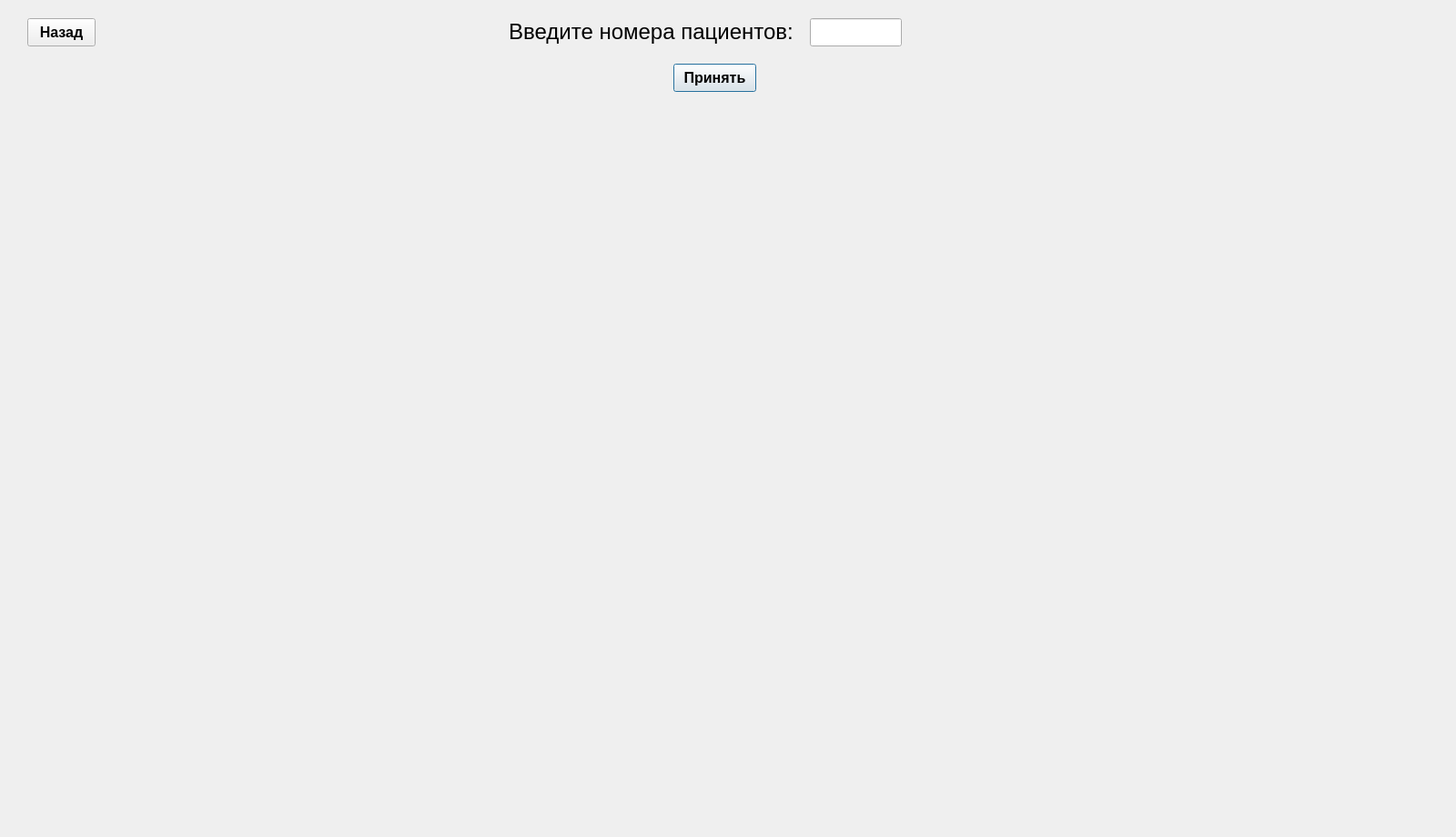
<?xml version="1.0" encoding="UTF-8"?>
<ui version="4.0">
 <class>Dialog</class>
 <widget class="QDialog" name="Dialog">
  <property name="geometry">
   <rect>
    <x>0</x>
    <y>0</y>
    <width>1600</width>
    <height>920</height>
   </rect>
  </property>
  <property name="windowTitle">
   <string>Dialog</string>
  </property>
  <widget class="QLabel" name="label_3">
   <property name="enabled">
    <bool>true</bool>
   </property>
   <property name="geometry">
    <rect>
     <x>550</x>
     <y>20</y>
     <width>331</width>
     <height>31</height>
    </rect>
   </property>
   <property name="font">
    <font>
     <family>Arial</family>
     <pointsize>18</pointsize>
    </font>
   </property>
   <property name="mouseTracking">
    <bool>true</bool>
   </property>
   <property name="tabletTracking">
    <bool>false</bool>
   </property>
   <property name="acceptDrops">
    <bool>false</bool>
   </property>
   <property name="autoFillBackground">
    <bool>false</bool>
   </property>
   <property name="text">
    <string>&lt;html&gt;&lt;head/&gt;&lt;body&gt;&lt;p align=&quot;center&quot;&gt;Введите номера пациентов:&lt;/p&gt;&lt;/body&gt;&lt;/html&gt;</string>
   </property>
   <property name="scaledContents">
    <bool>false</bool>
   </property>
  </widget>
  <widget class="QWidget" name="RatioWidget" native="true">
   <property name="geometry">
    <rect>
     <x>20</x>
     <y>149</y>
     <width>771</width>
     <height>721</height>
    </rect>
   </property>
  </widget>
  <widget class="QPushButton" name="AcceptButton">
   <property name="geometry">
    <rect>
     <x>740</x>
     <y>70</y>
     <width>91</width>
     <height>31</height>
    </rect>
   </property>
   <property name="font">
    <font>
     <family>Arial</family>
     <pointsize>12</pointsize>
     <weight>75</weight>
     <bold>true</bold>
    </font>
   </property>
   <property name="text">
    <string>Принять</string>
   </property>
  </widget>
  <widget class="QWidget" name="WaveWidget" native="true">
   <property name="geometry">
    <rect>
     <x>799</x>
     <y>149</y>
     <width>781</width>
     <height>721</height>
    </rect>
   </property>
  </widget>
  <widget class="QLineEdit" name="Patient_int">
   <property name="geometry">
    <rect>
     <x>890</x>
     <y>20</y>
     <width>101</width>
     <height>31</height>
    </rect>
   </property>
   <property name="font">
    <font>
     <pointsize>12</pointsize>
    </font>
   </property>
  </widget>
  <widget class="QPushButton" name="CloseButton">
   <property name="geometry">
    <rect>
     <x>30</x>
     <y>20</y>
     <width>75</width>
     <height>31</height>
    </rect>
   </property>
   <property name="font">
    <font>
     <family>Arial</family>
     <pointsize>12</pointsize>
     <weight>75</weight>
     <bold>true</bold>
    </font>
   </property>
   <property name="text">
    <string>Назад</string>
   </property>
  </widget>
 </widget>
 <resources/>
 <connections/>
</ui>
